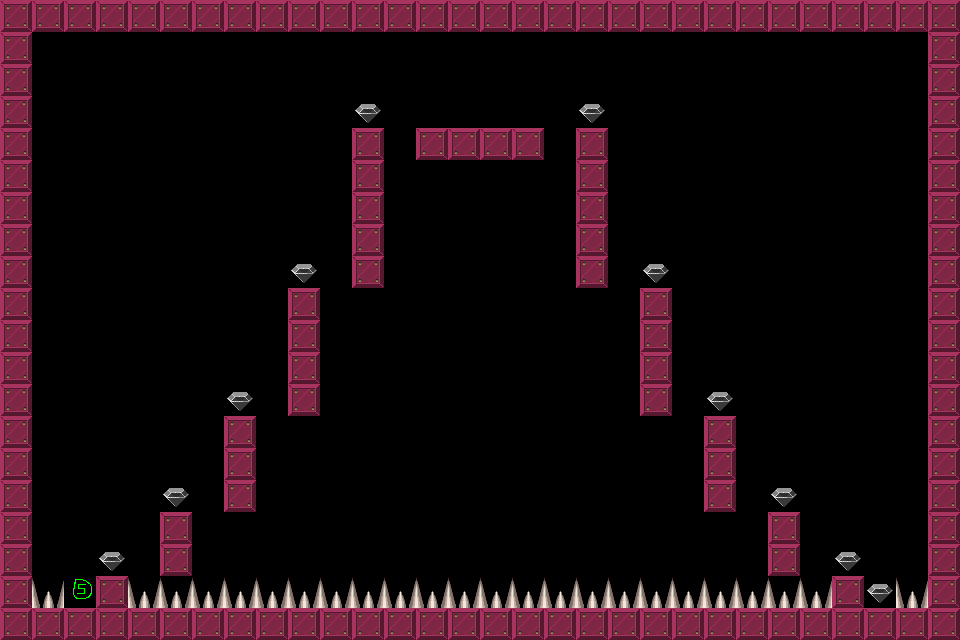

Below is a game level as drawn by its tile map, then a one-line description and the .tmx that defines it (tile-layer data replaced by summaries):
An orthogonal 30x20 tile map with 32x32 px tiles, 1 tile layer (Tile Layer 1).

<map version="1.0" orientation="orthogonal" width="30" height="20" tilewidth="32" tileheight="32">
 <tileset firstgid="1" name="brick-1" tilewidth="32" tileheight="32">
  <image source="brick-1.png" width="128" height="128" />
  <tile id="0">
   <properties>
    <property name="components" value="Platform" />
   </properties>
  </tile>
  <tile id="1">
   <properties>
    <property name="components" value="PlayerStart" />
   </properties>
  </tile>
  <tile id="2">
   <properties>
    <property name="components" value="Spikes, Deadly" />
   </properties>
  </tile>
  <tile id="3">
   <properties>
    <property name="components" value="Gem" />
   </properties>
  </tile>
  <tile id="4">
   <properties>
    <property name="components" value="Spikes, Deadly" />
   </properties>
  </tile>
  <tile id="5">
   <properties>
    <property name="components" value="Stone, Pushable, Platform" />
   </properties>
  </tile>
  <tile id="6">
   <properties>
    <property name="components" value="Gem, PowerUp" />
   </properties>
  </tile>
  <tile id="7">
   <properties>
    <property name="components" value="Gem, PowerDown" />
   </properties>
  </tile>
 </tileset>
 <layer name="Tile Layer 1" width="30" height="20">
  <data>[600 cells, 166 non-empty, 4 distinct tile ids]</data>
 </layer>
</map>
